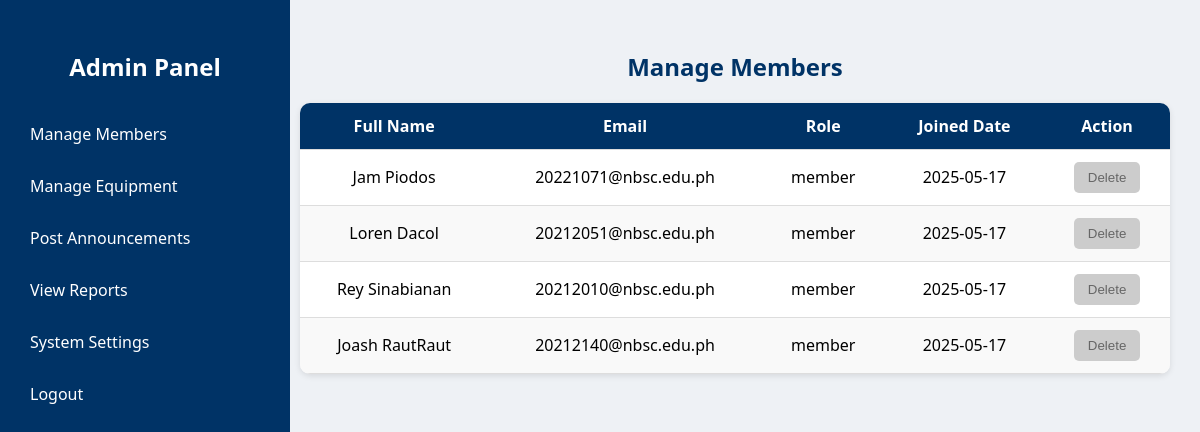
/manage_members.php (signed in), run on the app's committed database.
### tables this page shows
CREATE TABLE `members` (
  `member_id` int(11) NOT NULL,
  `user_id` int(11) NOT NULL,
  `full_name` varchar(100) NOT NULL,
  `email` varchar(100) NOT NULL,
  `joined_date` date DEFAULT NULL,
  `password` varchar(255) NOT NULL,
  `role` enum('admin','member') DEFAULT 'member'
);

### manage_members.php (the view, shortened to what this page needs)
<?php
include 'db_connect.php';
$query = "SELECT user_id, full_name, email, role, joined_date FROM members";
$result = $conn->query($query);
?>
<!DOCTYPE html>
<html lang="en">
<head>
</head>
<body>
<div class="sidebar">
    <h2><a href="admin_panel.php" style="color:white;">Admin Panel</a></h2>
    <a href="manage_members.php">Manage Members</a>
    <a href="manage_equipment.php">Manage Equipment</a>
    <a href="post_announcements.php">Post Announcements</a>
    <a href="view_reports.php">View Reports</a>
    <a href="settings.php">System Settings</a>
    <a href="logout.php">Logout</a>
</div>
<div class="container">
    <h2>Manage Members</h2>
    <table>
        <thead>
            <tr>
                <th>Full Name</th>
                <th>Email</th>
                <th>Role</th>
                <th>Joined Date</th>
                <th>Action</th>
            </tr>
        </thead>
        <tbody>
        <?php while ($row = $result->fetch_assoc()): ?>
            <?php
                $check_trans_query = "SELECT COUNT(*) FROM borrow_transactions WHERE member_id = ?";
                $stmt_trans = $conn->prepare($check_trans_query);
                $stmt_trans->bind_param("i", $row['user_id']);
                $stmt_trans->execute();
                $stmt_trans->bind_result($trans_count);
                $allow_deletion = ($trans_count == 0);
            ?>
            <tr>
                <td><?= htmlspecialchars($row['full_name']); ?></td>
                <td><?= htmlspecialchars($row['email']); ?></td>
                <td><?= htmlspecialchars($row['role']); ?></td>
                <td><?= htmlspecialchars($row['joined_date']); ?></td>
                <td>
                    <form method="POST" onsubmit="return confirmDelete()">
                        <button type="submit" class="delete-btn" <?= !$allow_deletion ? 'disabled title="Cannot delete, has transactions"' : ''; ?>>Delete</button>
                    </form>
                </td>
            </tr>
        <?php endwhile; ?>
        </tbody>
    </table>
</div>
</body>
</html>

### manage_members.php (style rules this page uses)
body { margin: 0; font-family: 'Segoe UI', sans-serif; background: #eef1f5; display: flex; }
.sidebar { width: 250px; background: #003366; color: white; padding: 20px; height: 100vh; position: fixed; left: 0; top: 0; }
.sidebar a { display: block; color: white; text-decoration: none; padding: 10px; border-radius: 5px; margin-bottom: 10px; }
.container { margin-left: 270px; padding: 30px; width: 100%; }
h2 { text-align: center; color: #003366; margin-bottom: 20px; }
table { width: 100%; border-collapse: collapse; background: white; border-radius: 10px; overflow: hidden; box-shadow: 0 2px 6px rgba(0,0,0,0.1); }
th, td { padding: 12px 15px; border-bottom: 1px solid #ddd; text-align: center; }
th { background: #003366; color: white; font-weight: 600; }
tr:nth-child(even) { background: #f9f9f9; }
.delete-btn { background: #dc3545; color: white; border: none; padding: 8px 14px; border-radius: 5px; cursor: pointer; transition: background 0.3s; }
.delete-btn:disabled { background: #ccc; color: #666; cursor: not-allowed; }

### data on the page
members: full_name "Jam Piodos", email "20221071@nbsc.edu.ph", role "member", joined_date "2025-05-17"
members: full_name "Loren Dacol", email "20212051@nbsc.edu.ph", role "member", joined_date "2025-05-17"
members: full_name "Rey Sinabianan", email "20212010@nbsc.edu.ph", role "member", joined_date "2025-05-17"
members: full_name "Joash RautRaut", email "20212140@nbsc.edu.ph", role "member", joined_date "2025-05-17"
